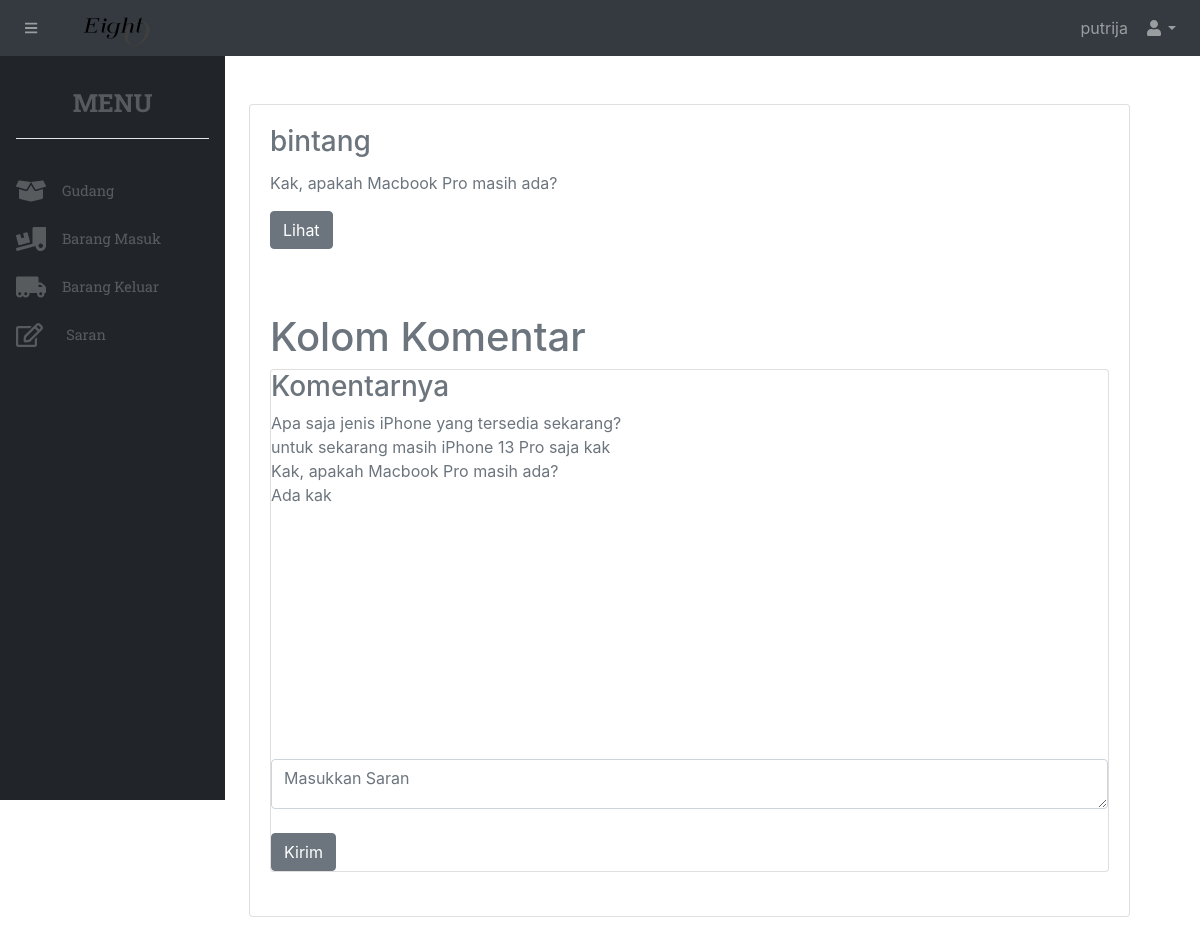
The app's page /stockbarang/saran.php?id=7&balas=true (signed in) with its own data.
### tables this page shows
CREATE TABLE `saran` (
  `idsaran` int(11) NOT NULL,
  `iduser` int(11) NOT NULL,
  `isi` text NOT NULL,
  `waktu` varchar(255) NOT NULL,
  `tujuan` varchar(255) NOT NULL DEFAULT 'umum',
  `level` varchar(255) NOT NULL
);

CREATE TABLE `akun` (
  `id` int(20) NOT NULL,
  `username` varchar(20) NOT NULL,
  `email` varchar(100) NOT NULL,
  `password` text NOT NULL,
  `level` varchar(5) NOT NULL,
  `code` varchar(255) NOT NULL
);

### stockbarang/saran.php (the view, shortened to what this page needs)
<?php
    include "include/header.php";
?>
<?php
$ambil = $koneksi -> query("SELECT * FROM saran JOIN akun ON saran.iduser = akun.id ORDER BY waktu DESC");
$sudahada = [];
while ($pecah = $ambil -> fetch_assoc()) { ?>
<div style="width: 100%;" class="mt-5">
    <?php if(!in_array($pecah['username'], $sudahada)&&($pecah['level']!='admin')) : ?>
    <div style="width: 100%;" class="">
        <div style="width: 95%;" class="card">
            <div class="card-body">
                <h3 class="card-title"><?php echo $pecah['username'] ?></h3>
                <p class="card-text"><?php echo $pecah['isi'] ?></p>
                <a href="saran.php?id=<?php echo $pecah['id'] ?>&balas=true" class="btn btn-secondary" style="text-decoration: none;">Lihat</a>
            </div>
            <?php if(isset($_GET['balas'])): ?>
            <?php if($_GET['id'] == $pecah['id']): ?>
            <div class="card-body">
                <?php
                    $idpengguna = $pecah['id'];
                    $iduser = $_SESSION['iduser'];
                    $result = mysqli_query($koneksi, "SELECT * FROM saran WHERE (iduser = '$iduser' AND tujuan = '$idpengguna') OR iduser = '$idpengguna'");
                    $rows = [];
                    while($row = mysqli_fetch_assoc($result)) {
                        $rows[] = $row;
                    }
                    $komennya = $rows;
                ?>
                <h1 class="mt-4">Kolom Komentar</h1>
                <div class="card mb-4">
                <h3>Komentarnya</h3>
                <div style="width: 50%;height:300px;">
                    <?php foreach($komennya as $kmn): ?>
                        <div>
                                <?= $kmn['isi']; ?>
                        </div>
                    <?php endforeach; ?>
                </div>
                <div class="table-responsive mt-5">
                    <form action="" method="post">
                        <textarea style="height: 50px;" placeholder="Masukkan Saran" name="isi" id="isi" class="form-control" rows="10"></textarea>
                        <br/>
                        <button name="kirim" class="btn btn-secondary" type="submit">Kirim</button>
                    </form>
                </div>
            </div>
            <?php endif; ?>
            <?php endif; ?>
        </div>
    </div>
    <?php else: ?>
    <?php endif; ?>
    <?php $sudahada[] = $pecah['username']; ?>
</div>
<?php } ?>
<?php
    include "include/footer.php";
?>

### records on screen
saran: iduser.username "bintang", isi "Kak, apakah Macbook Pro masih ada?"
saran: isi "Apa saja jenis iPhone yang tersedia sekarang?"
saran: isi "untuk sekarang masih iPhone 13 Pro saja kak"
saran: isi "Ada kak"

### other values on screen
$_SESSION[username] "putrija"
